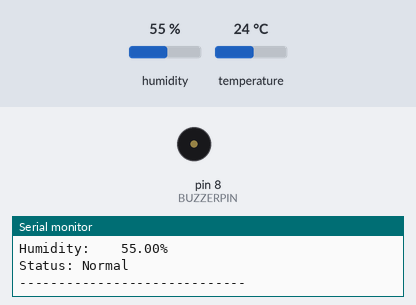
A sketch run on a simulated Arduino Uno, built with avr-gcc and run on an emulated ATmega328P. Parts: buzzer (waves = sounding, pin HIGH), the last lines printed to the serial monitor. The inputs (shaded band) are chosen by the test bench; at power-on: temperature 24 °C, humidity 55 %.

Above: at 4.8 s.
4.9 s: temperature set to 27 °C
7.9 s: temperature set to 30 °C
At 8.6 s:
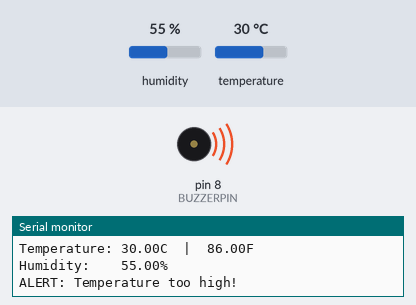
14.4 s: temperature set to 12 °C
At 15.5 s:
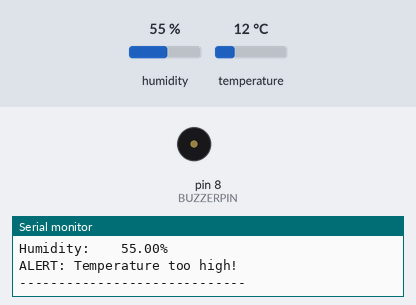
17.4 s: temperature set to 33 °C
At 19.0 s:
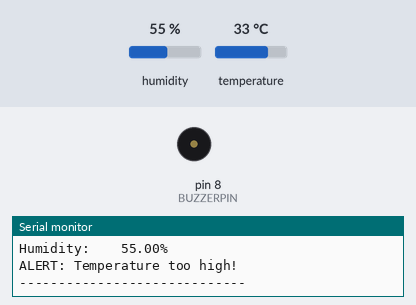
Timing chart, 0 to 24.9 s (numbered marks = the images above; inputs shaded):
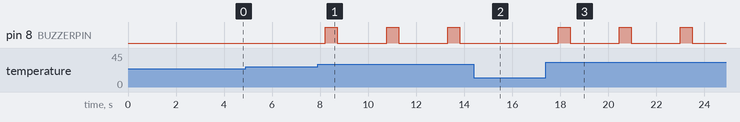

The sketch:

dht11_buzzer_alert.ino
```cpp
// ============================================================
// Smart Home Monitor - DHT11 Temperature & Humidity Sensor
// Board: Arduino Uno R3 (Elegoo)
// Author: Samundra Aryal
// Date: June 2026
// ============================================================
// Description:
// Reads temperature and humidity from DHT11 sensor every 2 seconds.
// Triggers a buzzer alert when temperature exceeds defined threshold.
// Logs all readings to Serial Monitor via UART communication.
// ============================================================

#include <DHT.h>

// Pin definitions
#define DHTPIN    2       // DHT11 data pin connected to digital pin 2
#define BUZZERPIN 8       // Active buzzer connected to digital pin 8

// Sensor type
#define DHTTYPE DHT11

// Alert threshold - buzzer triggers above this temperature (Celsius)
#define TEMP_THRESHOLD 28.0

// Initialize DHT sensor
DHT dht(DHTPIN, DHTTYPE);

void setup() {
    Serial.begin(9600);           // Start serial communication at 9600 baud
    dht.begin();                  // Initialize DHT11 sensor
    pinMode(BUZZERPIN, OUTPUT);   // Set buzzer pin as output
    digitalWrite(BUZZERPIN, LOW); // Make sure buzzer is off at start
    Serial.println("Smart Home Monitor Starting...");
    Serial.println("-----------------------------");
}

void loop() {
    delay(2000); // DHT11 needs 2 seconds between readings

    // Read sensor data
    float humidity = dht.readHumidity();
    float tempC    = dht.readTemperature();      // Celsius
    float tempF    = dht.readTemperature(true);  // Fahrenheit

    // Check if readings are valid
    if (isnan(humidity) || isnan(tempC) || isnan(tempF)) {
        Serial.println("ERROR: Failed to read from DHT11 sensor!");
        return;
    }

    // Print temperature readings
    Serial.print("Temperature: ");
    Serial.print(tempC);
    Serial.print("C  |  ");
    Serial.print(tempF);
    Serial.println("F");

    // Print humidity reading
    Serial.print("Humidity:    ");
    Serial.print(humidity);
    Serial.println("%");

    // Check temperature threshold and trigger buzzer if too high
    if (tempC > TEMP_THRESHOLD) {
        Serial.println("ALERT: Temperature too high!");
        digitalWrite(BUZZERPIN, HIGH);  // Turn buzzer on
        delay(500);                     // Beep for 500ms
        digitalWrite(BUZZERPIN, LOW);   // Turn buzzer off
    } else {
        Serial.println("Status: Normal");
    }

    Serial.println("-----------------------------");
}
```

Measured:
- the behaviour switches between 28 and 29 °C on temperature (found by bisection; images 0 and 1)
- after the input at 7.9 s, pin 8 (BUZZERPIN): alternates HIGH for 0.50 s and LOW for 2.0 s, starting after 0.32 s
- after the input at 14.4 s, pin 8 (BUZZERPIN): stays LOW (without the input it goes to HIGH after 1.4 s)
- after the input at 17.4 s, pin 8 (BUZZERPIN): alternates HIGH for 0.50 s and LOW for 2.0 s, starting after 0.51 s
